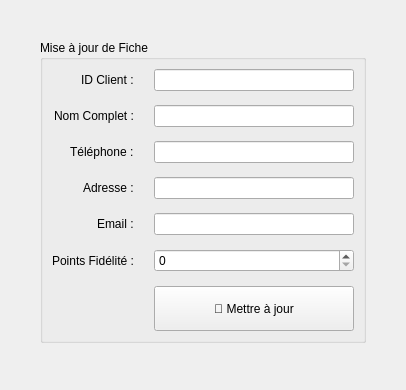
          <widget class="QWidget" name="tab_client_edit">
           <attribute name="title"><string>✏️ Modifier Client</string></attribute>
           <layout class="QVBoxLayout" name="vl_client_edit">
            <property name="margin" stdset="0"><number>40</number></property>
            <item>
             <widget class="QGroupBox" name="gb_client_edit">
              <property name="title"><string>Mise à jour de Fiche</string></property>
              <layout class="QFormLayout" name="fl_client_edit">
               <property name="labelAlignment"><set>Qt::AlignmentFlag::AlignRight|Qt::AlignmentFlag::AlignVCenter</set></property>
               <property name="horizontalSpacing"><number>20</number></property>
               <property name="verticalSpacing"><number>14</number></property>
               <item row="0" column="0"><widget class="QLabel"><property name="text"><string>ID Client :</string></property></widget></item>
               <item row="0" column="1"><widget class="QLineEdit" name="le_client_id_modif"/></item>
               <item row="1" column="0"><widget class="QLabel"><property name="text"><string>Nom Complet :</string></property></widget></item>
               <item row="1" column="1"><widget class="QLineEdit" name="le_client_nom_modif"/></item>
               <item row="2" column="0"><widget class="QLabel"><property name="text"><string>Téléphone :</string></property></widget></item>
               <item row="2" column="1"><widget class="QLineEdit" name="le_client_tel_modif"/></item>
               <item row="3" column="0"><widget class="QLabel"><property name="text"><string>Adresse :</string></property></widget></item>
               <item row="3" column="1"><widget class="QLineEdit" name="le_client_adr_modif"/></item>
               <item row="4" column="0"><widget class="QLabel"><property name="text"><string>Email :</string></property></widget></item>
               <item row="4" column="1"><widget class="QLineEdit" name="le_client_email_modif"/></item>
               <item row="5" column="0"><widget class="QLabel"><property name="text"><string>Points Fidélité :</string></property></widget></item>
               <item row="5" column="1"><widget class="QSpinBox" name="sb_client_pts_modif"><property name="maximum"><number>100000</number></property></widget></item>
               <item row="6" column="1"><widget class="QPushButton" name="btn_valider_modif_client"><property name="text"><string>💾 Mettre à jour</string></property><property name="minimumSize"><size><width>200</width><height>45</height></size></property></widget></item>
              </layout>
             </widget>
            </item>
            <item><spacer><property name="orientation"><enum>Qt::Vertical</enum></property></spacer></item>
           </layout>
          </widget>
